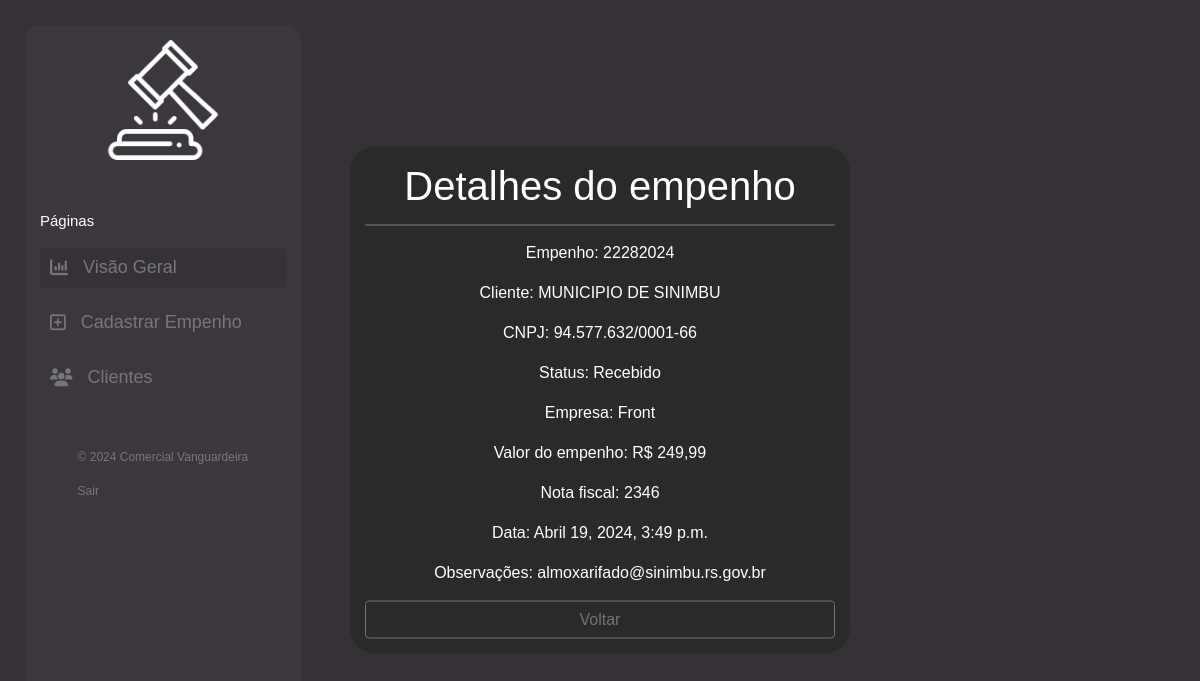
The app's page /cliente/detalhe/4030/ (signed in) with its own data.
### cliente/models.py (models this page shows, shortened)
class Cliente(models.Model):
    numero = models.CharField(max_length=255)
    nome = models.CharField(max_length=255)
    cnpj = models.CharField(max_length=255)
    data_criacao = models.DateTimeField(default=timezone.now)
    categoria = models.ForeignKey(Categoria, on_delete=models.DO_NOTHING)
    empresa = models.ForeignKey(Empresa, on_delete=models.DO_NOTHING)
    empenho = models.FileField(upload_to='empenhos/', max_length=500)
    nfe = models.FileField(upload_to='notas/', max_length=500, default='0', blank=True)
    n_nfe = models.CharField(max_length=255, blank=True)
    descricao = models.TextField(blank=True)
    valor = models.CharField(max_length=255)

class Categoria(models.Model):
    nome = models.CharField(max_length=255)
    def __str__(self):
        return self.nome

class Empresa(models.Model):
    nome = models.CharField(max_length=255)
    def __str__(self):
        return self.nome

### cliente/views.py (the view)
# urls.py: path('cliente/detalhe/<int:pk>/', views.detalhe, name="detalhe"),
@login_required(login_url='login')
def detalhe(request, pk):
    cliente = Cliente.objects.get(pk=pk)
    return render(request, 'cliente/detalhe.html', {'cliente': cliente})

### cliente/templates/cliente/detalhe.html
{% extends 'base.html' %}
{% block conteudo %}
<div class="contents">
    <h1>Detalhes do empenho</h1>
    <div class="contents-info">
        <p>Empenho: {{ cliente.numero }}</p>
        <p>Cliente: {{ cliente.nome }}</p>
        <p>CNPJ: {{ cliente.cnpj }}</p>
        <p>Status: {{ cliente.categoria }}</p>
        <p>Empresa: {{ cliente.empresa }}</p>
        <p>Valor do empenho: R$ {{ cliente.valor }}</p>
        <p>Nota fiscal: {{ cliente.n_nfe }}</p>
        <p>Data: {{ cliente.data_criacao }}</p>
        <p>Observações: {{ cliente.descricao }}</p>
        <a href="{{ request.META.HTTP_REFERER }}" class="btn btn-outline-secondary" style="width: 100%">Voltar</a>
    </div>
</div>
{% endblock%}

### records on screen
Cliente: numero "22282024", nome "MUNICIPIO DE SINIMBU", cnpj "94.577.632/0001-66", categoria "Recebido", empresa "Front", valor "249,99", n_nfe "2346", data_criacao "Abril 19, 2024, 3:49 p.m.", descricao "almoxarifado@sinimbu.rs.gov.br"
